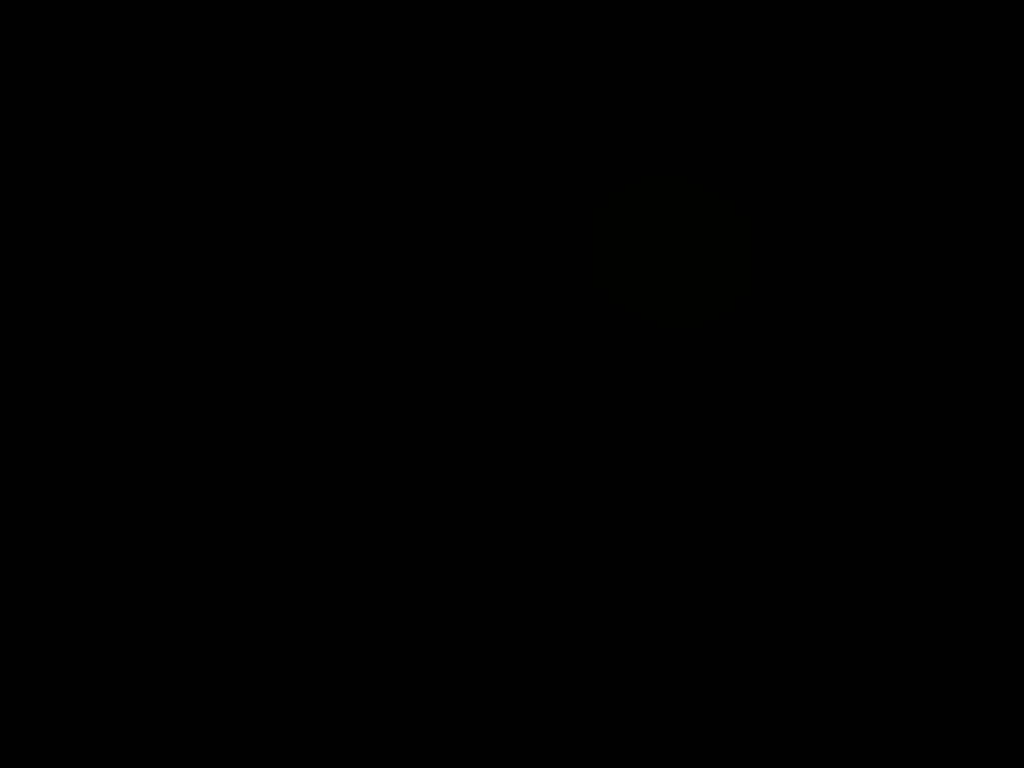
Frame 1 (no input)
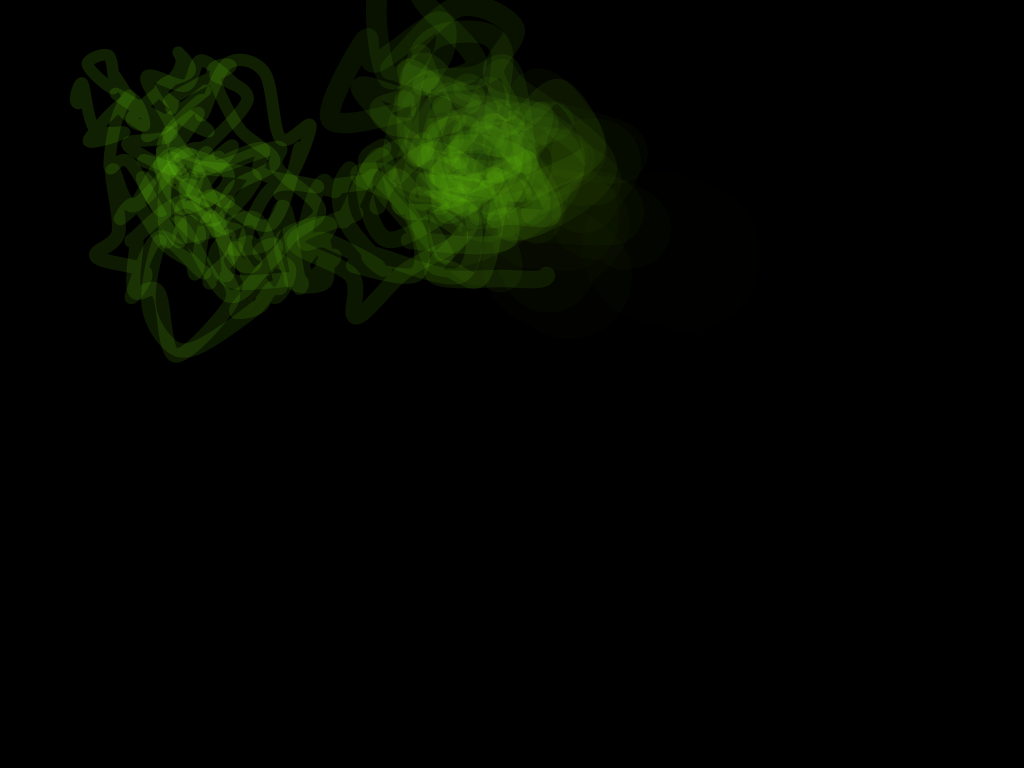
Frame 60 (the mouse pressed at the canvas centre just before this capture)
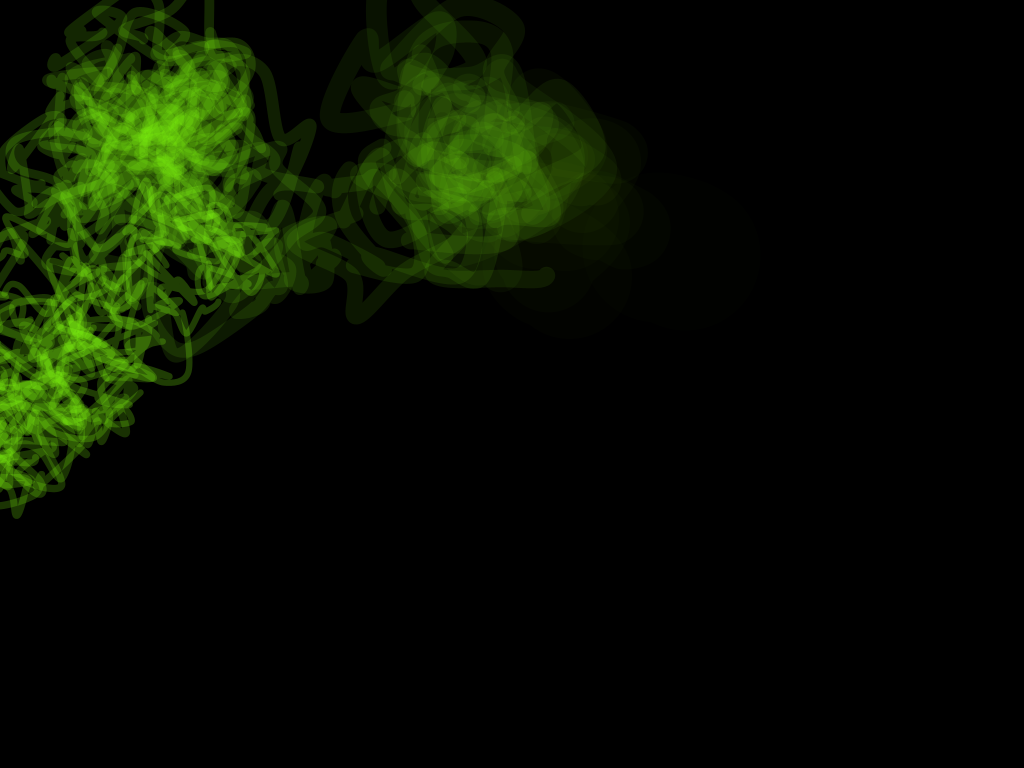
Frame 120 (the mouse held since frame 60 and released just before this capture)

The Processing sketch that drew these frames (run headless with seeded random() and noise(); from frame 60 on, the mouse is pressed at the canvas centre):

// Processing sketch: sketch_029_Iterations
// ── sketch_029_Iterations.pde
/* Iterations
*
* Artwork exposed during the LAMPO Exhibition
* http://www.lampo.info
*
* Copyright 2012 by Catodo (www.catodo.net)

*/
 
float xc, yc, r, g, b;
float num = 1;
int[][] colors = {{51,157,6},{150,150,150}};
int flag = 0;

void setup() {
  size(1024, 768);
  colorMode(RGB, 100);
  background(0, 0, 0);
  smooth();
  noFill();
  strokeCap(ROUND);
  strokeJoin(ROUND);
  xc = width/2 + random(-width/4, width/4);
  yc = height/2 + random(-height/4, height/4);
}

void draw() {
  if (num<80) {
    xc += random(-width/20,width/20);
    yc += random(-width/20,width/20);
    stroke(colors[flag][0],colors[flag][1],colors[flag][2],num);
    strokeWeight(1/num * 150);
    generate(xc+noise(xc), yc+noise(yc), round(num % 34));
    num += 0.2;
  } else {
    num = 0;
    flag = 1 - flag;
    xc = width/2 + random(-width/4, width/4);
    yc = height/2 + random(-height/4, height/4);
  }
}

void generate (float xc, float yc, int num_points){
  float x;
  float y;
  beginShape();
  float al = 2*PI / num_points;
  float rd = random(-width/15,width/15);
  beginShape();
  for (int i = 0; i < num_points+3; i++)
  {
    x = xc + cos(al*i) * rd + random(-30, 30);;
    y = yc + sin(al*i) * rd + random(-30, 30);;
    curveVertex(x, y);
  }
  endShape();
}
